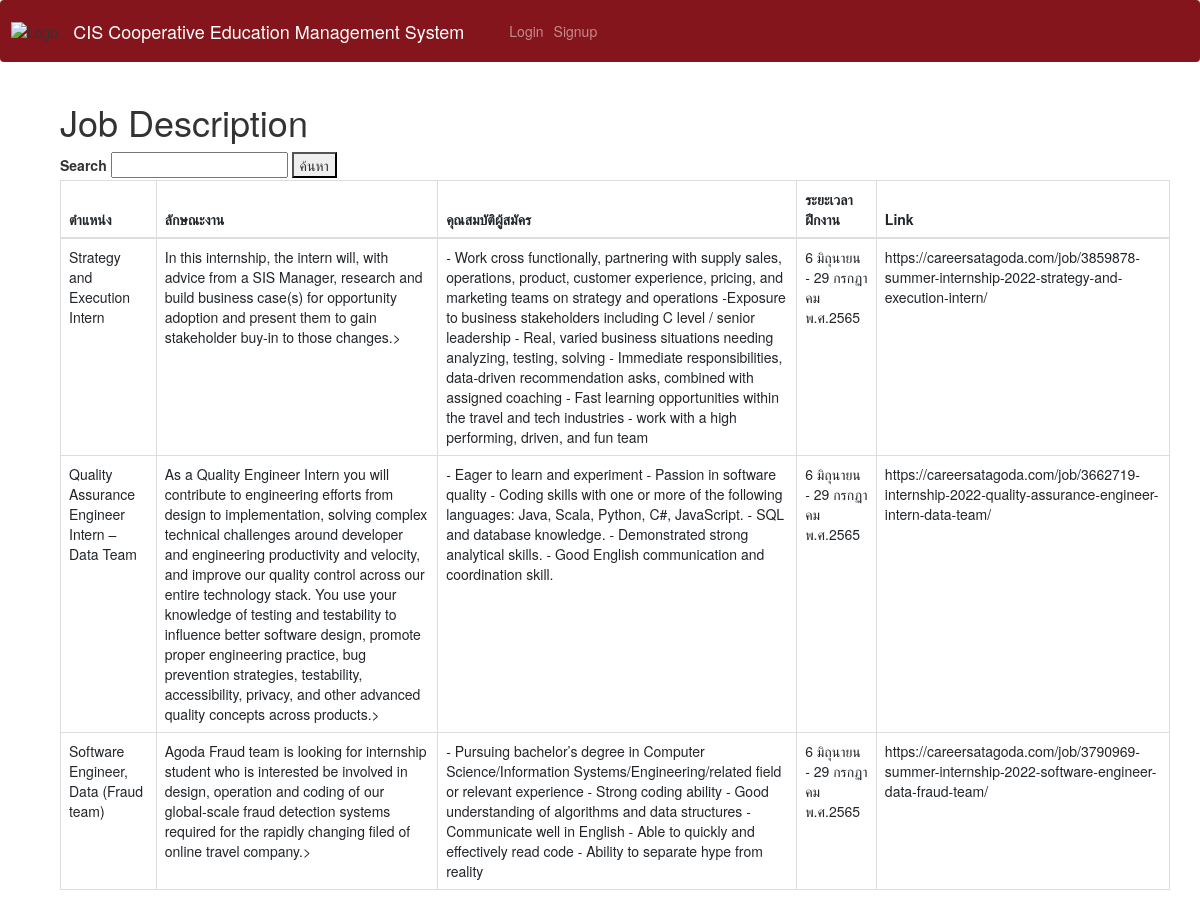
/job1?t=1, run on the app's committed database.
### tables this page shows
CREATE TABLE "Job_Position" (
	"Job_Position_ID"	varchar(10) NOT NULL,
	"Company_ID"	varchar(10) NOT NULL,
	"User_Staff_ID"	varchar(10) NOT NULL,
	"Job_Position_Name"	varchar(255) NOT NULL,
	"Job_Amount_Required"	int(100),
	"Compensation"	int(10),
	"Job_Description"	varchar(255),
	"Position_Qualification"	varchar(255),
	"Working_Period"	varchar(255),
	"Job_Position_Link"	varchar(255) NOT NULL,
	PRIMARY KEY("Job_Position_ID"),
	FOREIGN KEY("Company_ID") REFERENCES "Company"("Company_ID")
);

### dsi321new/website/auth.py (the view)
@auth.route('/job1')
def job1():
        with con:
            atitle = request.args.get('t')
            cur=con .cursor()
            query1= "select * from Job_Position where Company_ID = "+str(atitle)
            cur.execute(query1)
            rows= cur.fetchall()
        return render_template("job1.html",datas2=rows, user=current_user)

### dsi321new/website/templates/job1.html (shortened to what this page needs)
<!DOCTYPE html>
{% extends "base.html" %} {% block title %}Job1{% endblock %} {% block content%}
<html>
<head>
  <link rel="stylesheet" href="https://maxcdn.bootstrapcdn.com/bootstrap/3.3.7/css/bootstrap.min.css">
</head>
<body>
    <div class ='container'>
        <h1> Job Description</h1>
          <label>Search</label>
          <input type="text" name="search">
          <button type="submit" >ค้นหา</button>
          <table class = "table table-bordered">
            <thead>
              <tr>
                <th>ตำแหน่ง</th>
                <th>ลักษณะงาน</th>
                <th>คุณสมบัติผู้สมัคร</th>
                <th>ระยะเวลาฝึกงาน</th>
                <th>Link</th>
              </tr>
            </thead>
            <tbody>
              {%for row in datas2 %}
              <tr>
                <td>{{row.3}}</td>
                <td>{{row.6}}></td>
                <td>{{row.7}}</td>
                <td>{{row.8}}</td>
                <td>{{row.9}}</td>
              </tr>
              {% endfor %}
            </tbody>
          </table>
    </div>
</body>
{% endblock %}

### data on the page
Job_Position: Job_Position_Name "Strategy and Execution Intern", Job_Description "In this internship, the intern will, with advice from a SIS Manager, research and build business case(s) for opportunity adoption and present them to gain stakeholder buy-in to those changes.", Position_Qualification "- Work cross functionally, partnering with supply sales, operations, product, customer experience, pricing, and marketing teams on strategy and operations -Exposure to business stakeholders including C level / senior leadership - Real, varied business situations needing analyzing, testing, solving - Immediate responsibilities, data-driven recommendation asks, combined with assigned coaching - Fast learning opportunities within the travel and tech industries - work with a high performing, driven, and fun team", Working_Period "6 มิถุนายน - 29 กรกฏาคม พ.ศ.2565", Job_Position_Link "https://careersatagoda.com/job/3859878-summer-internship-2022-strategy-and-execution-intern/"
Job_Position: Job_Position_Name "Quality Assurance Engineer Intern – Data Team", Job_Description "As a Quality Engineer Intern you will contribute to engineering efforts from design to implementation, solving complex technical challenges around developer and engineering productivity and velocity, and improve our quality control across our entire technology stack. You use your knowledge of testing and testability to influence better software design, promote proper engineering practice, bug prevention strategies, testability, accessibility, privacy, and other advanced quality concepts across products.", Position_Qualification "- Eager to learn and experiment - Passion in software quality - Coding skills with one or more of the following languages: Java, Scala, Python, C#, JavaScript. - SQL and database knowledge. - Demonstrated strong analytical skills. - Good English communication and coordination skill.", Working_Period "6 มิถุนายน - 29 กรกฏาคม พ.ศ.2565", Job_Position_Link "https://careersatagoda.com/job/3662719-internship-2022-quality-assurance-engineer-intern-data-team/"
Job_Position: Job_Position_Name "Software Engineer, Data (Fraud team)", Job_Description "Agoda Fraud team is looking for internship student who is interested be involved in design, operation and coding of our global-scale fraud detection systems required for the rapidly changing filed of online travel company.", Position_Qualification "- Pursuing bachelor’s degree in Computer Science/Information Systems/Engineering/related field or relevant experience - Strong coding ability - Good understanding of algorithms and data structures - Communicate well in English - Able to quickly and effectively read code - Ability to separate hype from reality", Working_Period "6 มิถุนายน - 29 กรกฏาคม พ.ศ.2565", Job_Position_Link "https://careersatagoda.com/job/3790969-summer-internship-2022-software-engineer-data-fraud-team/"
